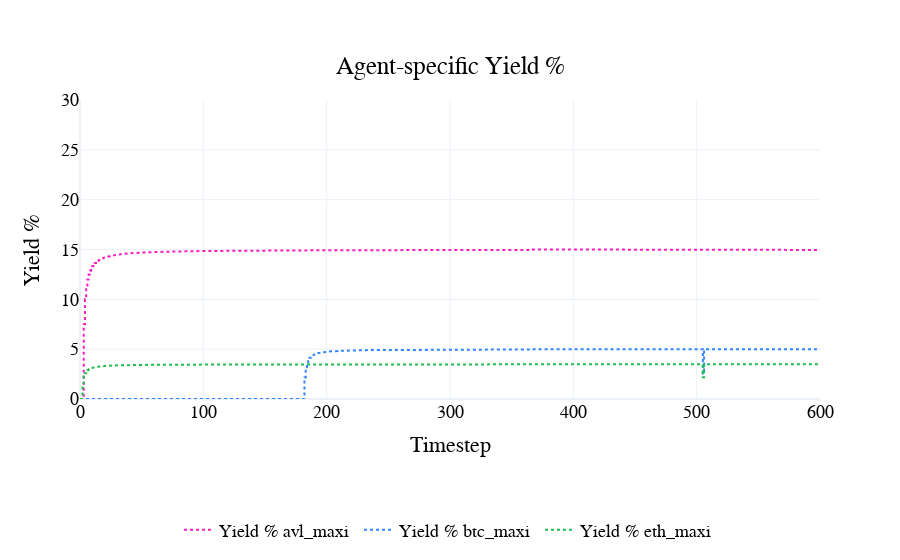

Notebook cell for this chart:
### Code cell
fig = visualizations.plot_yield_pct(
    df
)
pio.show(fig)

### Figure 1 — Plotly figure (JSON) as saved in the notebook; plotly's stock layout.template omitted (floating-point values rounded to 4 significant figures; data arrays with more than 128 entries replaced by an {"elided": "..."} marker saying what was removed)
{"data": [{"line": {"color": "#FC1CBF", "dash": "dot", "width": 2}, "name": "Yield % avl_maxi ", "type": "scatter", "x": {"elided": "4801 int values"}, "y": {"elided": "4801 float values"}}, {"line": {"color": "#3283FE", "dash": "dot", "width": 2}, "name": "Yield % btc_maxi ", "type": "scatter", "x": {"elided": "4801 int values"}, "y": {"elided": "4801 float values"}}, {"line": {"color": "#1CBE4F", "dash": "dot", "width": 2}, "name": "Yield % eth_maxi ", "type": "scatter", "x": {"elided": "4801 int values"}, "y": {"elided": "4801 float values"}}], "layout": {"font": {"color": "black", "family": "Arial", "size": 18}, "hovermode": "x unified", "legend": {"orientation": "h", "x": 0.5, "xanchor": "center", "y": -0.5, "yanchor": "bottom"}, "paper_bgcolor": "rgba(255, 255, 255, 1)", "plot_bgcolor": "rgba(255, 255, 255, 1)", "title": {"text": "Agent-specific Yield %", "x": 0.5, "xanchor": "center", "y": 0.9, "yanchor": "top"}, "xaxis": {"title": {"text": "Timestep"}}, "yaxis": {"range": [0, 30], "title": {"text": "Yield %"}}}}
